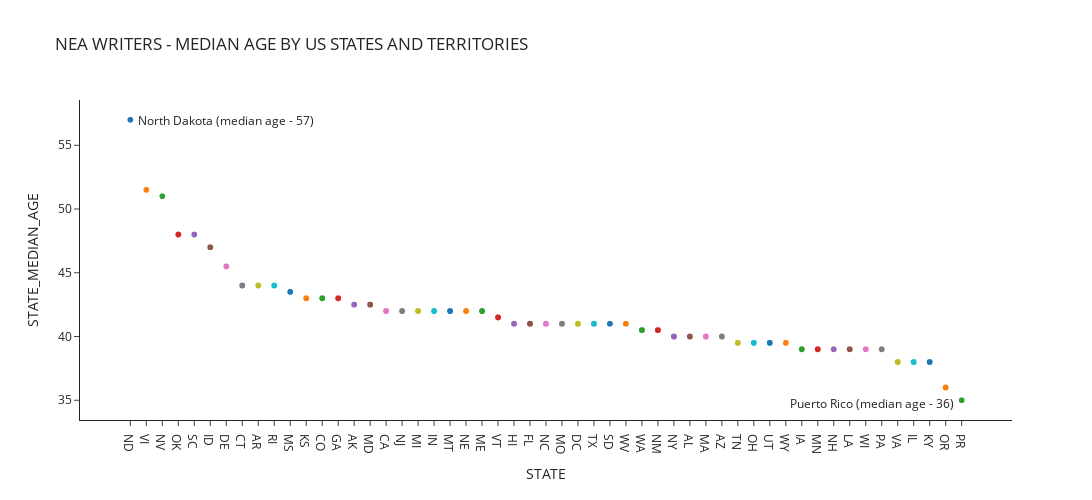

The notebook cell saved with this chart:
### Code cell
import polars as pl
import plotly.express as px
import plotly
print(f'{plotly.__version__ = }')

#-------------------------------------------------------------------------------
#  91.4% of data set comes from the United States; 7.5% listed as "No state or
#  country". This visualization uses USA data to show the median age of writers
#  by US State. 
#-------------------------------------------------------------------------------

# split long path name, PEP-8
source_file = 'https://raw.githubusercontent.com/plotly/Figure-Friday/refs/'
source_file += 'heads/main/2025/week-4/Post45_NEAData_Final.csv'

df = (
    pl.scan_csv(source_file)  # lazy frame
        .rename(
        {
            'family_name': 'LAST_NAME',
            'given_name_middle': 'FIRST_NAME',
            'us_state': 'STATE'
            }
        )
    .filter(pl.col('STATE').str.len_chars() == 2)
    .filter(pl.col('birth_year').is_not_null())
    .filter(pl.col('country') == 'USA')
    .with_columns(
        WRITERS_AGE = (pl.col('nea_grant_year') - pl.col('birth_year'))
    )
    .with_columns(
        STATE_COUNT = pl.col('STATE').count().over('STATE'),
        STATE_MEDIAN_AGE = pl.col('WRITERS_AGE').median().over('STATE'),
    )
    .select(
        pl.col(
            [
                'FIRST_NAME', 'LAST_NAME', 'WRITERS_AGE', 
                'STATE', 
                'STATE_COUNT', 
                'STATE_MEDIAN_AGE',
            ]
        )
    )
    .collect()   # lazy frame to polars dataframe
)

fig = px.scatter(
    df.sort('STATE_MEDIAN_AGE', descending=True),
    x='STATE',
    y='STATE_MEDIAN_AGE', 
    color='STATE',
    template='simple_white',
    height=500, width=1200,
    title='NEA WRITERS - MEDIAN AGE BY US STATES AND TERRITORIES',
   ) 
fig.update_traces(
    mode='lines+markers',
    line=dict(color='blue', width=5)
    )
fig.update_layout(showlegend=False)

# annotation positioned by 'paper', better to position by data or 'graph'
fig.add_annotation(
    text = 'North Dakota (median age - 57)', 
    x = 0.06, xref='paper', 
    y = 0.97, yref='paper',
    showarrow=False, align='left', 
)
# annotation positioned by 'paper', better to position by data or 'graph'
fig.add_annotation(
    text = 'Puerto Rico (median age - 36)', 
    x = 0.94, xref='paper', 
    y = 0.02, yref='paper',
    showarrow=False, align='left', 
)

fig.show()
